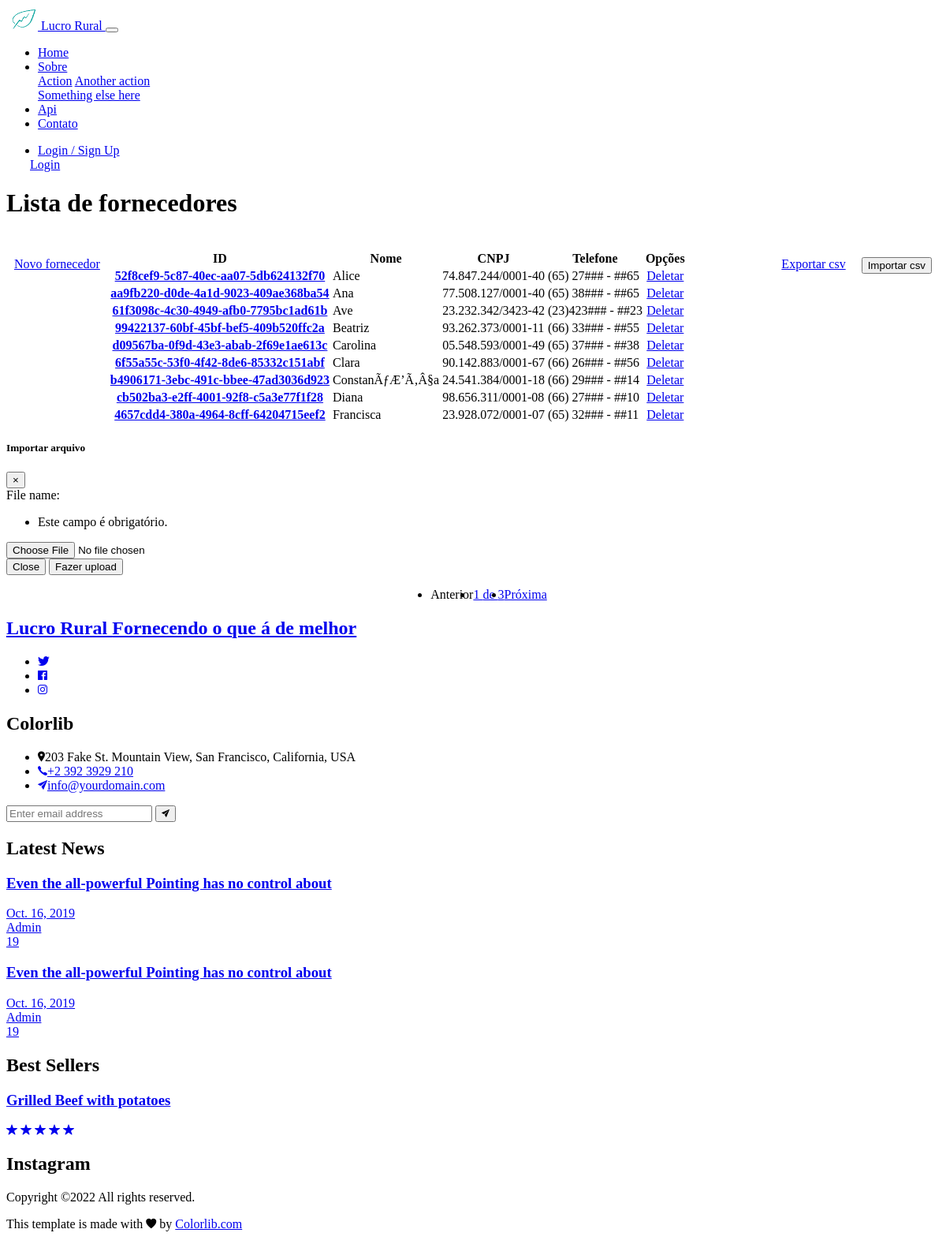
Before: /upload-file/ with the older database file.
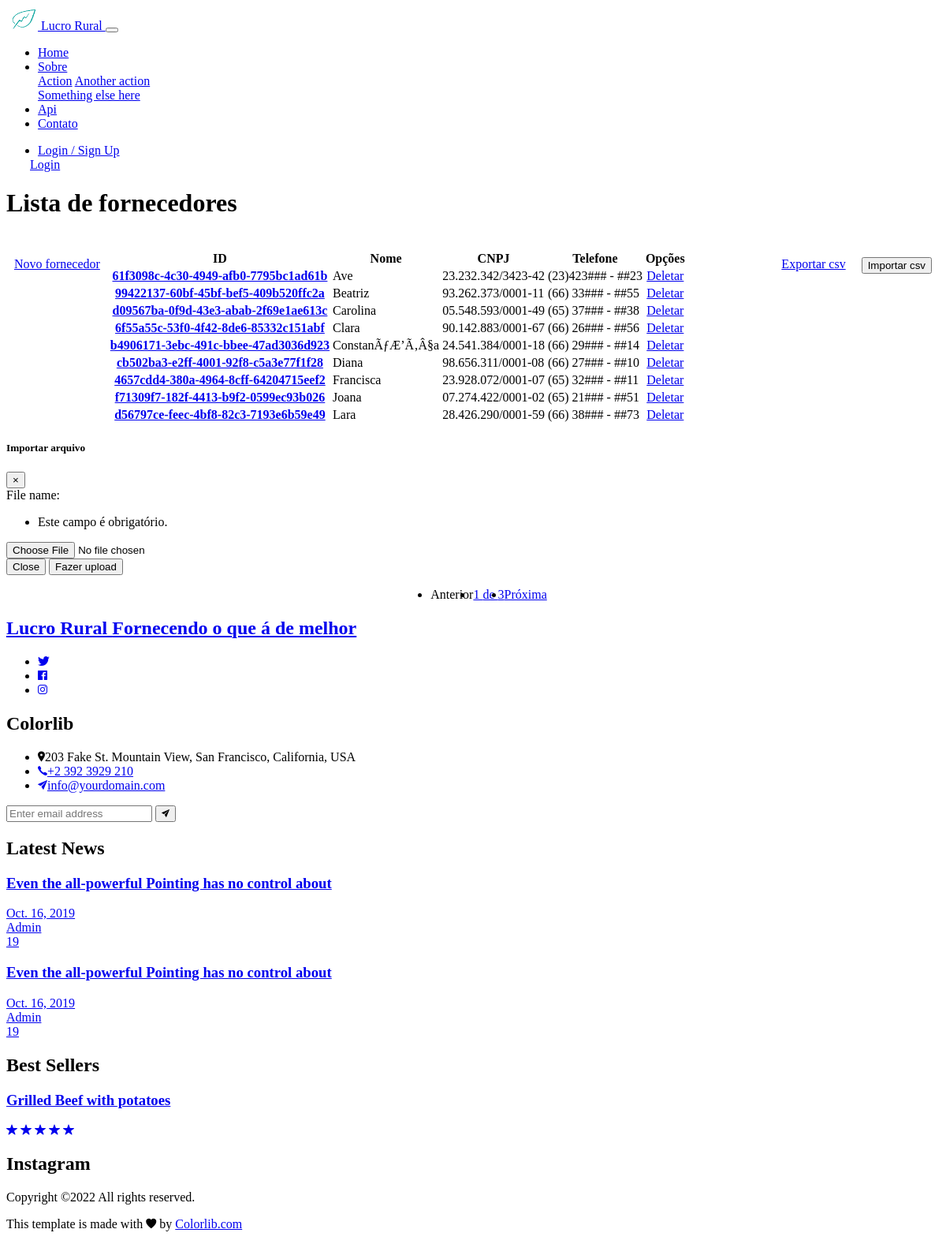
After: the same page with the newer database file.
### apps/fornecedor/models.py (models this page shows, shortened)
class Fornecedor(models.Model):
    id = models.UUIDField(primary_key=True, unique=True, default=uuid.uuid4, blank=True) #default=uuid.uuid4, editable=False
    nome = models.CharField(max_length=100, null=False, blank=False)
    cnpj = models.CharField(max_length=18, null=False, blank=False)
    telefone = models.CharField(max_length=14, null=False, blank=False)
    data_cadastro = models.DateTimeField(auto_now=True)
    def get_telefone(self):
        if self.telefone:
            telefone = str(self.telefone)
            telefone_parte_1 = telefone[0:7]
            telefone_parte_2 = telefone[12:14]
            telefone_formatado = f"{telefone_parte_1}### - ##{telefone_parte_2}"
            return telefone_formatado
    class Meta:
        db_table = 'Fornecedor'
        verbose_name  = 'Fornecedor'
        verbose_name_plural = 'Fornecedores'
        managed = True

### apps/fornecedor/views.py (the view, shortened to what this page needs)
# urls.py: path('upload-file/', all_fornecedores, name='all_fornecedores'),
def all_fornecedores(request):
    fornecedor = Fornecedor.objects.all().order_by('nome')
    form = CsvForm(request.POST, request.FILES or None)
    paginator = Paginator(fornecedor, 9)
    page = request.GET.get('page')
    posts = paginator.get_page(page)
    context = {
        'fornecedor':fornecedor,
        'form':form,
        'posts':posts
    }
    return render(request, 'fornecedor/all_fornecedores.html',context)

### apps/fornecedor/forms.py
class CsvForm(forms.ModelForm):
    class Meta:
        model = Csv
        fields = ('file_name',)

### apps/frontend/templates/fornecedor/all_fornecedores.html (shortened to what the changed rows need)
{% extends 'base.html' %}
{% load static %}
{% block head %}
<link href="{% static 'fornecedores/css/estilo.css' %}" rel="stylesheet">
{% endblock %}
{% block body %}
<div class="container">
    <h1> Lista de fornecedores</h1>
    <div class="row">
        <div class="table table-responsive">
            <table class="table  table-bordered">
                <thead>
                    <tr>
                        <th scope="col">ID</th>
                        <th scope="col">Nome</th>
                        <th scope="col">CNPJ</th>
                        <th scope="col">Telefone</th>
                        <th scope="col">Opções</th>
                    </tr>
                </thead>
                {% for fornecedor in posts.object_list %}
                    <tbody>
                        <tr>
                            <th scope="row tabela"><a href="{% url 'FornecedorEdit' %}">{{fornecedor.id}}</a></th>
                            <td class="tabela">{{fornecedor.nome}}</td>
                            <td>{{fornecedor.cnpj}}</td>
                            {% if request.user.groups.all.0.name == 'admin' or request.user.groups.all.0.name == 'dono' %}
                                <td>{{fornecedor.telefone}}</td>
                            {% else %}
                                <td>{{fornecedor.get_telefone}}</td>
                            {% endif %}
                            <td>
                                <a href="{% url 'FornecedorDelete' fornecedor.id %}" class="btn btn-danger" style="justify-content: center; display: flex;">Deletar</a>
                            </td>
                        </tr>
                    </tbody>
                {% endfor %}
            </table>
        </div>
    </div>
    <div class="modal fade" id="exampleModal" tabindex="-1" aria-labelledby="exampleModalLabel" aria-hidden="true">
        <div class="modal-dialog">
            <div class="modal-content">
                <form action="" method="POST" enctype="multipart/form-data">
                    <div class="modal-body">
                        {{form}}
                    </div>
                </form>
            </div>
        </div>
    </div>
</div>
{% endblock body %}

Changed rows visible on the page:
removed Fornecedor: id "52f8cef9-5c87-40ec-aa07-5db624132f70", nome "Alice", cnpj "74.847.244/0001-40", get_telefone "(65) 27### - ##65"
removed Fornecedor: id "aa9fb220-d0de-4a1d-9023-409ae368ba54", nome "Ana", cnpj "77.508.127/0001-40", get_telefone "(65) 38### - ##65"
now on this page (row unchanged): Fornecedor: id "f71309f7-182f-4413-b9f2-0599ec93b026", nome "Joana", cnpj "07.274.422/0001-02", get_telefone "(65) 21### - ##51"
now on this page (row unchanged): Fornecedor: id "d56797ce-feec-4bf8-82c3-7193e6b59e49", nome "Lara", cnpj "28.426.290/0001-59", get_telefone "(66) 38### - ##73"
